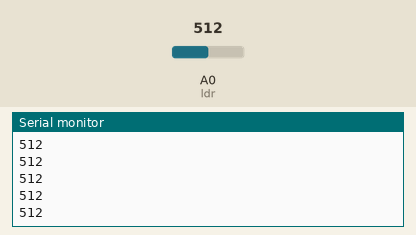
The sketch below on a simulated Arduino Uno, built with avr-gcc and run on an emulated ATmega328P. Parts: the last lines printed to the serial monitor. The inputs (shaded band) are chosen by the test bench; at power-on: A0 (ldr) = 512.

Above: at 1.2 s.
1.3 s: A0 (ldr) set to 716
At 1.65 s:
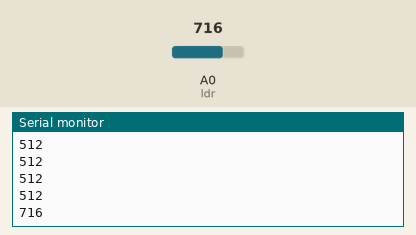
2.8 s: A0 (ldr) set to 900
At 2.92 s:
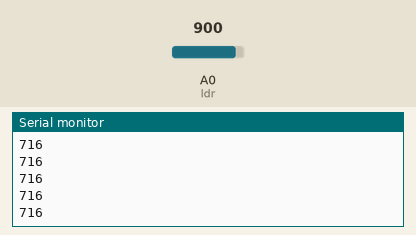
Timing chart, 0 to 5.8 s (numbered marks = the images above; inputs shaded):
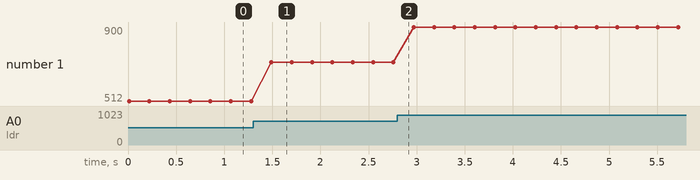

The sketch:

LDR_Average.ino
```cpp
const int ldr = A0;
const int SAMPLES = 10;
int readLdrAverage(int n) {
  long sum = 0;
  for (int i = 0; i < n; i++) {
    sum += analogRead(ldr);
    delay(1);
  }
  return sum / n;
}

void setup() {
  Serial.begin(9600);
}
void loop() {
  Serial.println(readLdrAverage(SAMPLES));
  delay(200);
}
```

Measured:
- after the input at 1.3 s, the serial monitor: prints a new line after 0.19 s (image 1)
- plotted number 1: 512 → 716 after the input at 1.3 s, 716 → 900 after the input at 2.8 s
